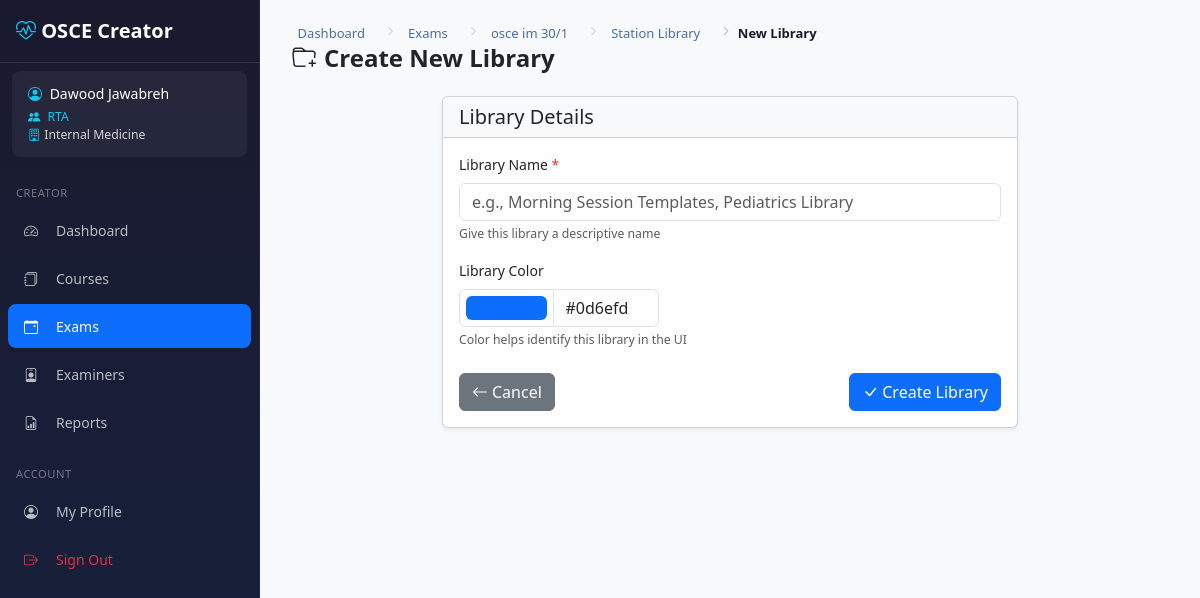
Screenshot of /creator/exams/f70c65dd-0035-4ac2-be3e-a512392cad2b/station-library/new-library/ (signed in) with the database file from the repository.
### core/models/examiner.py (models this page shows, shortened)
class Examiner(AbstractBaseUser, PermissionsMixin, TimestampMixin):
    ROLE_EXAMINER    = 'examiner'
    ROLE_COORDINATOR = 'coordinator'
    ROLE_ADMIN       = 'admin'
    ROLE_CHOICES = [
        (ROLE_EXAMINER,    'Examiner'),
        (ROLE_COORDINATOR, 'Coordinator'),
        (ROLE_ADMIN,       'Admin'),
    ]
    POSITION_HEAD      = 'head'
    POSITION_RTA       = 'rta'
    POSITION_ORGANIZER = 'organizer'
    POSITION_CHOICES = [
        (POSITION_HEAD,      'Head'),
        (POSITION_RTA,       'RTA'),
        (POSITION_ORGANIZER, 'Organizer'),
    ]
    id = models.AutoField(primary_key=True)
    username = models.CharField(max_length=80, unique=True)
    email = models.EmailField(max_length=120, blank=True, default='')
    full_name = models.CharField(max_length=150)
    title = models.CharField(max_length=20, blank=True, default='')  # Dr., Prof.
    department = models.CharField(max_length=100, blank=True, default='')
    coordinator_department = models.ForeignKey(
        'core.Department',
        null=True, blank=True,
        on_delete=models.SET_NULL,
        related_name='coordinators',
        db_index=True,
    )
    coordinator_position = models.CharField(
        max_length=10,
        choices=POSITION_CHOICES,
        blank=True, default='',
    )
    role = models.CharField(max_length=20, choices=ROLE_CHOICES, default=ROLE_EXAMINER)
    is_active = models.BooleanField(default=True)
    is_staff = models.BooleanField(default=False)
    is_deleted = models.BooleanField(default=False)
    deleted_at = models.DateTimeField(null=True, blank=True)
    objects = ExaminerManager()
    USERNAME_FIELD = 'username'
    REQUIRED_FIELDS = ['full_name']
    class Meta:
        db_table = 'examiners'
        verbose_name = 'Examiner'
        verbose_name_plural = 'Examiners'
        constraints = [
            models.CheckConstraint(
                condition=models.Q(
                    models.Q(role='coordinator', _negated=True)
                ) | models.Q(coordinator_department__isnull=False),
                name='coordinator_must_have_department',
            ),
            models.CheckConstraint(
                condition=models.Q(
                    models.Q(role='coordinator', _negated=True)
                ) | ~models.Q(coordinator_position=''),
                name='coordinator_must_have_position',
            ),
            models.CheckConstraint(
                condition=models.Q(role='coordinator') | models.Q(
                    coordinator_department__isnull=True,
                    coordinator_position='',
                ),
                name='non_coordinator_no_dept_fields',
            ),
        ]
    @property
    def display_name(self):
        if self.title:
            return f"{self.title} {self.full_name}"
        return self.full_name

### core/models/department.py (models this page shows, shortened)
class Department(TimestampMixin):
    name = models.CharField(max_length=150, unique=True)
    class Meta:
        db_table = 'departments'
        ordering = ['name']
        verbose_name = 'Department'
        verbose_name_plural = 'Departments'

### core/models/exam.py (models this page shows, shortened)
class Exam(TimestampMixin):
    id = models.UUIDField(primary_key=True, default=uuid.uuid4, editable=False)
    course = models.ForeignKey(
        'core.Course', on_delete=models.CASCADE, related_name='exams', db_index=True
    )
    name = models.CharField(max_length=100)
    description = models.TextField(blank=True, default='')
    exam_date = models.DateField()
    department = models.CharField(max_length=100, blank=True, default='')
    number_of_stations = models.IntegerField(default=4)
    station_duration_minutes = models.IntegerField(default=8)
    exam_weight = models.DecimalField(
        max_digits=6, decimal_places=2,
        null=True, blank=True,
        help_text='Final grade weight (e.g. 40 means the exam is marked out of 40 regardless of total station marks)'
    )
    status = models.CharField(max_length=20, default='draft')
    is_deleted = models.BooleanField(default=False, db_index=True)
    deleted_at = models.IntegerField(null=True, blank=True)
    deleted_by = models.IntegerField(null=True, blank=True)
    class Meta:
        db_table = 'exams'

### creator/views/templates_views.py (the view, shortened to what this page needs)
# urls.py: path('exams/<uuid:exam_id>/station-library/new-library/', templates_views.template_library_create, name='template_library_create'),
@login_required
def template_library_create(request, exam_id):
    exam = get_object_or_404(Exam, pk=exam_id)
    max_order = TemplateLibrary.objects.filter(exam=exam).aggregate(
        m=Max('display_order')
    )['m'] or 0
    return render(request, 'creator/exams/library_form.html', {
        'exam': exam,
        'library': None,
        'next_order': max_order + 1,
    })

### core/context_processors.py (called while the page is built)
def admin_token(request):
    if hasattr(request, 'user') and request.user.is_authenticated and request.user.is_staff:
        return {'ADMIN_TOKEN': settings.SECRET_ADMIN_URL}
    return {'ADMIN_TOKEN': ''}

### templates/creator/exams/library_form.html (shortened to what this page needs)
{% extends 'creator/base_creator.html' %}
{% block content %}
<div class="page-header">
    <nav aria-label="breadcrumb">
        <ol class="breadcrumb">
            <li class="breadcrumb-item"><a href="{% url 'creator:dashboard' %}">Dashboard</a></li>
            <li class="breadcrumb-item"><a href="{% url 'creator:exam_list' %}">Exams</a></li>
            <li class="breadcrumb-item"><a href="{% url 'creator:exam_detail' exam.id %}">{{ exam.name }}</a></li>
            <li class="breadcrumb-item"><a href="{% url 'creator:station_library' exam.id %}">Station Library</a></li>
            <li class="breadcrumb-item active">{% if library %}Edit Library{% else %}New Library{% endif %}</li>
        </ol>
    </nav>
    <h1><i class="bi bi-folder-plus me-2"></i>{% if library %}Edit Library{% else %}Create New Library{% endif %}</h1>
</div>
<div class="row justify-content-center">
    <div class="col-lg-8">
        <div class="card shadow-sm">
            <div class="card-header bg-light"><h5 class="mb-0">Library Details</h5></div>
            <div class="card-body">
                <form method="post">
                    <div class="mb-3">
                        <label for="name" class="form-label">Library Name <span class="text-danger">*</span></label>
                        <input type="text" class="form-control" id="name" name="name"
                               value="{% if library %}{{ library.name }}{% endif %}"
                               placeholder="e.g., Morning Session Templates, Pediatrics Library" required>
                        <div class="form-text">Give this library a descriptive name</div>
                    </div>
                    <div class="mb-3">
                        <label for="color" class="form-label">Library Color</label>
                        <div class="input-group" style="max-width: 200px;">
                            <input type="color" class="form-control form-control-color" id="color" name="color"
                                   value="{% if library %}{{ library.color }}{% else %}#0d6efd{% endif %}" title="Choose library color">
                            <input type="text" class="form-control" id="colorHex"
                                   value="{% if library %}{{ library.color }}{% else %}#0d6efd{% endif %}" readonly>
                        </div>
                        <div class="form-text">Color helps identify this library in the UI</div>
                    </div>
                    <div class="d-flex justify-content-between mt-4">
                        <a href="{% url 'creator:station_library' exam.id %}" class="btn btn-secondary">
                            <i class="bi bi-arrow-left me-1"></i>Cancel
                        </a>
                        <button type="submit" class="btn btn-primary">
                            <i class="bi bi-check-lg me-1"></i>{% if library %}Update Library{% else %}Create Library{% endif %}
                        </button>
                    </div>
                </form>
            </div>
        </div>
    </div>
</div>
{% endblock %}

### templates/creator/base_creator.html (shortened to what this page needs)
{% load static %}
<!DOCTYPE html>
<html lang="en">
<head>
    <link href="https://cdn.jsdelivr.net/npm/bootstrap@5.3.2/dist/css/bootstrap.min.css" rel="stylesheet">
    <link href="https://cdn.jsdelivr.net/npm/bootstrap-icons@1.11.1/font/bootstrap-icons.css" rel="stylesheet">
    <link href="{% static 'css/creator.css' %}" rel="stylesheet">
</head>
<body>
    <nav id="creatorSidebar"
         class="sidebar offcanvas-lg offcanvas-start"
         tabindex="-1"
         aria-labelledby="sidebarLabel">
        <div class="offcanvas-body d-flex flex-column p-0">
            <div class="brand d-none d-lg-block">
                <i class="bi bi-heart-pulse"></i> OSCE Creator
            </div>
            {% if user.is_authenticated %}
            <div class="user-info">
                <div><i class="bi bi-person-circle me-1"></i> <span class="user-name">{{ user.display_name|default:user.username }}</span></div>
                <small class="d-block mt-1">
                    {% if user.is_superuser %}
                    <span style="color:#e879f9;"><i class="bi bi-stars me-1"></i>Superuser</span>
                    {% elif user.role == 'admin' %}
                    <span style="color:#f0c040;"><i class="bi bi-shield-fill me-1"></i>Admin</span>
                    {% elif user.role == 'coordinator' %}
                    <span style="color:#0dcaf0;"><i class="bi bi-people-fill me-1"></i>
                        {% if user.coordinator_position == 'head' %}Head
                        {% elif user.coordinator_position == 'rta' %}RTA
                        {% elif user.coordinator_position == 'organizer' %}Organizer
                        {% else %}Coordinator{% endif %}
                    </span>
                    {% else %}
                    <span class="text-muted">Examiner</span>
                    {% endif %}
                    {% if user.coordinator_department %}<br><i class="bi bi-building me-1"></i>{{ user.coordinator_department.name }}{% endif %}
                </small>
            </div>
            {% endif %}
            <div class="nav-section">Creator</div>
            <ul class="nav flex-column">
                <li class="nav-item">
                    <a class="nav-link {% if '/creator/' in request.path and request.path == '/creator/' or request.path == '/creator' %}active{% endif %}"
                       href="{% url 'creator:dashboard' %}">
                        <i class="bi bi-speedometer2"></i> Dashboard
                    </a>
                </li>
                <li class="nav-item">
                    <a class="nav-link {% if '/creator/courses' in request.path %}active{% endif %}"
                       href="{% url 'creator:course_list' %}">
                        <i class="bi bi-journals"></i> Courses
                    </a>
                </li>
                <li class="nav-item">
                    <a class="nav-link {% if '/creator/exams' in request.path %}active{% endif %}"
                       href="{% url 'creator:exam_list' %}">
                        <i class="bi bi-calendar-event"></i> Exams
                    </a>
                </li>
                <li class="nav-item">
                    <a class="nav-link {% if '/creator/examiners' in request.path %}active{% endif %}"
                       href="{% url 'creator:examiner_list' %}">
                        <i class="bi bi-person-badge"></i> Examiners
                    </a>
                </li>
                <li class="nav-item">
                    <a class="nav-link {% if '/creator/reports' in request.path %}active{% endif %}"
                       href="{% url 'creator:reports_index' %}">
                        <i class="bi bi-file-earmark-bar-graph"></i> Reports
                    </a>
                </li>
            </ul>
            <div class="mt-auto">
                <div class="nav-section">Account</div>
                <ul class="nav flex-column mb-3">
                    <li class="nav-item">
                        <a class="nav-link {% if request.path == '/profile/' %}active{% endif %}" href="{% url 'profile' %}">
                            <i class="bi bi-person-circle"></i> My Profile
                        </a>
                    </li>
                    <li class="nav-item">
                        <a class="nav-link text-danger" href="{% url 'creator:logout' %}">
                            <i class="bi bi-box-arrow-right"></i> Sign Out
                        </a>
                    </li>
                </ul>
            </div>
        </div>
    </nav>
    <main class="main-content">
        <div class="toast-container position-fixed top-0 end-0 p-3" style="z-index: 9999;">
        </div>
        {% block content %}{% endblock %}
    </main>
</body>
</html>

### static/css/creator.css (style rules this page uses)
:root { --primary-color: #0d6efd; --sidebar-width: 260px; --sidebar-bg-start: #1a1a2e; --sidebar-bg-end: #16213e; --touch-target-min: 44px; --font-size-base: 14px; }
body { font-size: var(--font-size-base); overflow-x: hidden; }
.sidebar { background: linear-gradient(180deg, var(--sidebar-bg-start) 0%, var(--sidebar-bg-end) 100%); width: var(--sidebar-width); color: rgba(255,255,255,0.7); }
@media (min-width: 992px) { .sidebar { position: fixed; top: 0; left: 0; height: 100vh; z-index: 1030; border-right: 1px solid rgba(255,255,255,0.06); overflow-y: auto; } }
.sidebar .brand { color: white; font-size: 1.25rem; font-weight: 600; padding: 1rem; margin-bottom: 0.5rem; border-bottom: 1px solid rgba(255,255,255,0.1); }
.sidebar .brand i { color: #0dcaf0; }
.sidebar .user-info { background: rgba(255,255,255,0.05); padding: 0.75rem 1rem; border-radius: 0.5rem; margin: 0 0.75rem 0.5rem; color: rgba(255,255,255,0.8); font-size: 0.875rem; }
.sidebar .user-info .user-name { color: white; font-weight: 500; }
.sidebar .user-info i { color: #0dcaf0; }
.sidebar .nav-link { color: rgba(255,255,255,0.7); padding: 0.65rem 1rem; margin: 0.125rem 0.5rem; border-radius: 0.5rem; transition: all 0.2s; min-height: var(--touch-target-min); display: flex; align-items: center; }
.sidebar .nav-link.active { color: white; background: var(--primary-color); }
.sidebar .nav-link i { width: 24px; margin-right: 0.5rem; flex-shrink: 0; }
.sidebar .nav-section { color: rgba(255,255,255,0.4); font-size: 0.7rem; text-transform: uppercase; letter-spacing: 0.5px; padding: 1rem 1rem 0.3rem; margin-top: 0.25rem; }
.main-content { min-height: 100vh; background: #f8f9fa; padding: 1.25rem; }
@media (min-width: 992px) { .main-content { margin-left: var(--sidebar-width); padding: 1.5rem 2rem; } }
.page-header { margin-bottom: 1.5rem; }
.page-header h1 { font-size: 1.5rem; font-weight: 600; margin-bottom: 0; }
.page-header .breadcrumb { margin-bottom: 0; font-size: 0.8125rem; font-weight: 500; --bs-breadcrumb-divider: ''; flex-wrap: nowrap; overflow: hidden; }
.page-header .breadcrumb-item + .breadcrumb-item::before { content: '\F285'; font-family: 'bootstrap-icons'; font-size: 0.6rem; color: #b0b8c1; padding: 0 0.45rem; vertical-align: middle; }
.page-header .breadcrumb-item a { color: #4a6fa5; text-decoration: none; transition: color 0.15s ease, background 0.15s ease; padding: 0.15rem 0.35rem; border-radius: 0.25rem; white-space: nowrap; }
.page-header .breadcrumb-item.active { color: #1a1a2e; font-weight: 600; white-space: nowrap; overflow: hidden; text-overflow: ellipsis; max-width: 200px; }

### rows the page displays
Examiner: display_name "Dawood Jawabreh", coordinator_department.name "Internal Medicine"
Exam: name "osce im 30/1"
